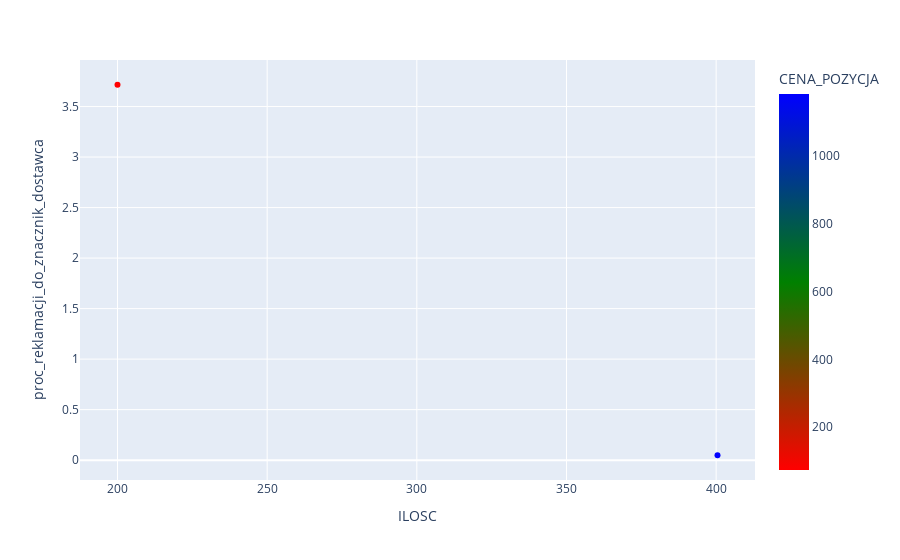

The notebook cell this image was saved under:
### Code cell
func_cluster(df_fi_sell, 'TAŚMY', 'OUTLET')

### Figure 1 — Plotly figure (JSON) as saved in the notebook; plotly's stock layout.template omitted (floating-point values rounded to 4 significant figures)
{"data": [{"hovertemplate": "ILOSC=%{x}<br>proc_reklamacji_do_znacznik_dostawca=%{y}<br>CENA_POZYCJA=%{marker.color}<extra></extra>", "legendgroup": "", "marker": {"color": [1182.0, 73.8], "coloraxis": "coloraxis", "symbol": "circle"}, "mode": "markers", "name": "", "orientation": "v", "showlegend": false, "type": "scatter", "x": [400.4, 200], "xaxis": "x", "y": [0.0485, 3.716], "yaxis": "y"}], "layout": {"autosize": true, "coloraxis": {"colorbar": {"title": {"text": "CENA_POZYCJA"}}, "colorscale": [[0, "red"], [0.5, "green"], [1, "blue"]]}, "legend": {"tracegroupgap": 0}, "margin": {"t": 60}, "xaxis": {"anchor": "y", "autorange": true, "domain": [0, 1], "range": [188.3, 412.1], "title": {"text": "ILOSC"}, "type": "linear"}, "yaxis": {"anchor": "x", "autorange": true, "domain": [0, 1], "range": [-0.2355, 4.0], "title": {"text": "proc_reklamacji_do_znacznik_dostawca"}, "type": "linear"}}}
